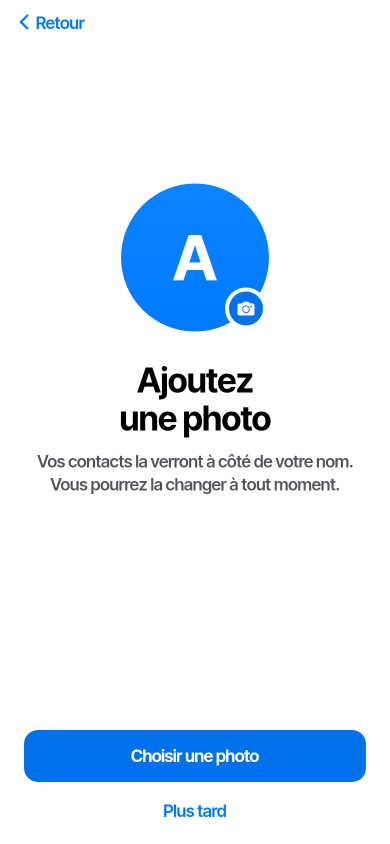
#> input picture rendu_accueil/iphone_clair_7_photo_1300.png, 780 x 1688 px (shown at 1/2 size)
$ python icone_peluche.py ../rendu_accueil/iphone_clair_7_photo_1300.png ../rendu_accueil/iphone_clair_7_photo_2500.png
#> lines starting #> are read from the running program, lines starting #| are printed output that depends on the picture; after the words box and inside, x2 and y2 are one past the last pixel; in counts of white or black regions, pixels touching at a corner belong together; long printed decimals are rounded
#!/usr/bin/env python3
"""Variante 13 de l'icône de Droplet : « Peluche » (boule de fourrure bleue).

L'image source est une boule posée sur un fond blanc. On la DÉCOUPE :
  - le centre de la boule est opaque d'office (le logo y est blanc, il ne
    faut surtout pas le prendre pour du fond) ;
  - sur la frange de poils, l'opacité se déduit de la couleur : un poil
    bleu à moitié sur le blanc donne un pixel à mi-chemin des deux.
Puis on décline les couches Android comme les autres variantes.
"""
import os
import sys

import numpy as np
from PIL import Image, ImageDraw, ImageFilter

SRC, SORTIE = sys.argv[1], sys.argv[2]
N = 13
DENSITES = {'mdpi': 1, 'hdpi': 1.5, 'xhdpi': 2, 'xxhdpi': 3, 'xxxhdpi': 4}

img = np.asarray(Image.open(SRC).convert('RGB')).astype(np.float32)
h, w, _ = img.shape
#> h = 1688; w = 780
R, G, B = img[..., 0], img[..., 1], img[..., 2]
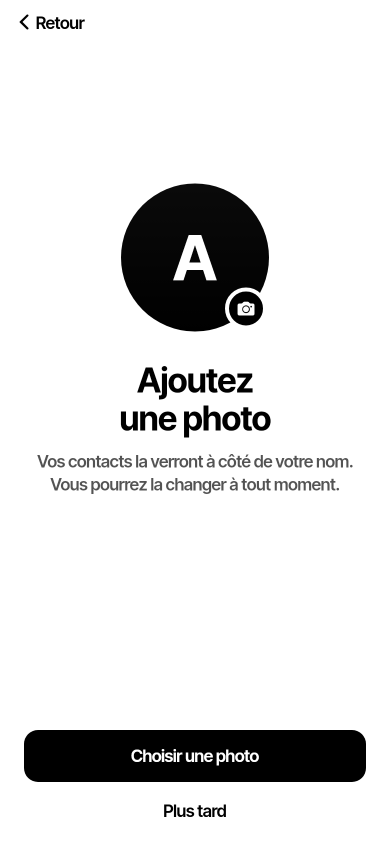
#> R: shape (1688, 780) float32 (shown at 1/2 size); min 0, max 255, mean 225.2
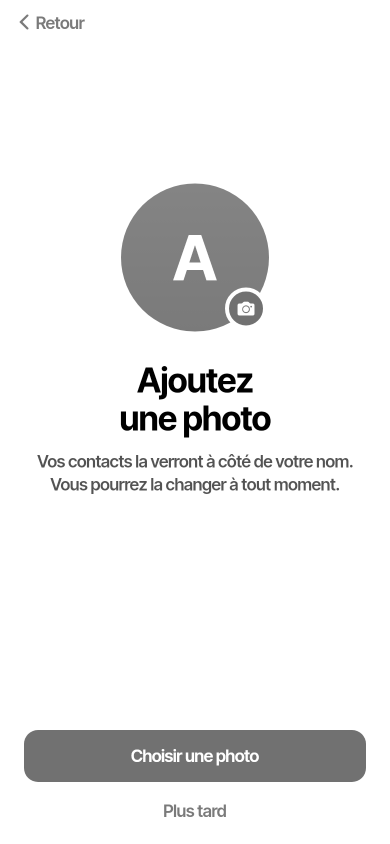
#> G: shape (1688, 780) float32 (shown at 1/2 size); min 0, max 255, mean 237.3
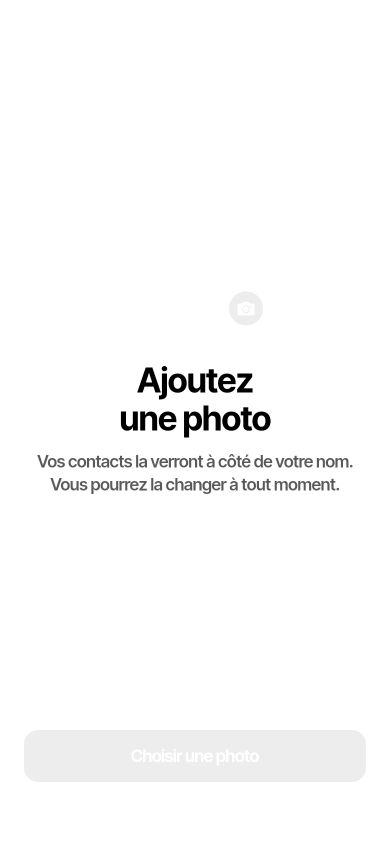
#> B: shape (1688, 780) float32 (shown at 1/2 size); min 0, max 255, mean 250.2

# 1. Où est la boule ? Les pixels nettement bleus.
bleu = (B - R) > 90
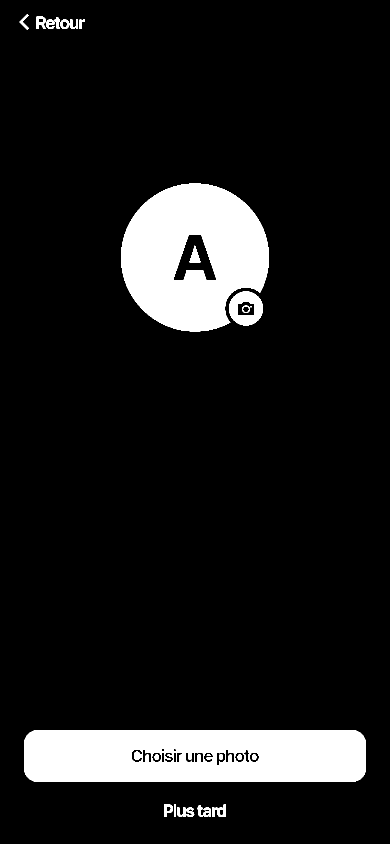
#> bleu: shape (1688, 780) bool (shown at 1/2 size); 10.3% white; 25 white regions (1 under 20 px), largest, box (x1, y1, x2, y2) and area: (48, 1460, 732, 1564) 67264, (242, 367, 538, 663) 61668, (458, 583, 526, 651) 2792
ys, xs = np.nonzero(bleu)
cx, cy = xs.mean(), ys.mean()
#> cx = 387; cy = 1020
dist = np.hypot(np.arange(w)[None, :] - cx, np.arange(h)[:, None] - cy)
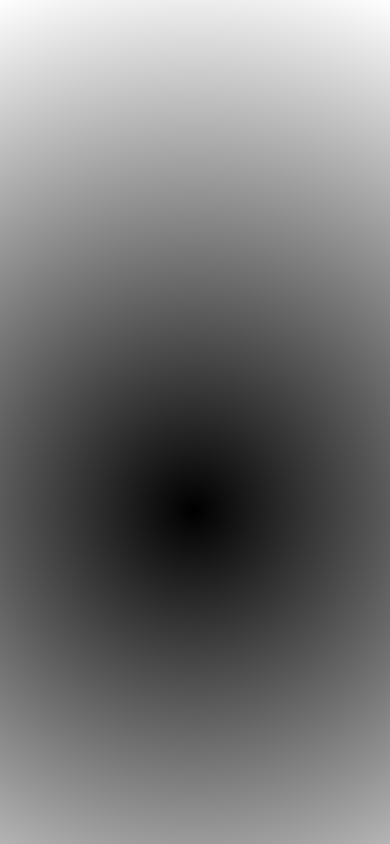
#> dist: shape (1688, 780) float64 (shown at 1/2 size); min 0.0417, max 1092.8, mean 509.4; drawn with min black and max white
rayon = np.percentile(dist[bleu], 99.5)
#> rayon = 1012.7

# Couleur moyenne de la fourrure (pour « décontaminer » la frange).
anneau = bleu & (dist > rayon * 0.80) & (dist < rayon * 0.92)
#> anneau: shape (1688, 780) bool; every value is 0
fourrure = img[anneau].mean(axis=0)
#> fourrure = [nan, nan, nan]

# 2. Opacité de la frange : distance au blanc, rapportée à celle de la
#    fourrure. Au cœur (85 % du rayon), opaque quoi qu'il arrive.
blanc = np.array([254, 254, 254], np.float32)
a = np.clip(np.linalg.norm(blanc - img, axis=2) / np.linalg.norm(blanc - fourrure), 0, 1)
#> a: shape (1688, 780) float32; every value is NaN or infinite
coeur = np.clip((rayon * 0.88 - dist) / (rayon * 0.03), 0, 1)
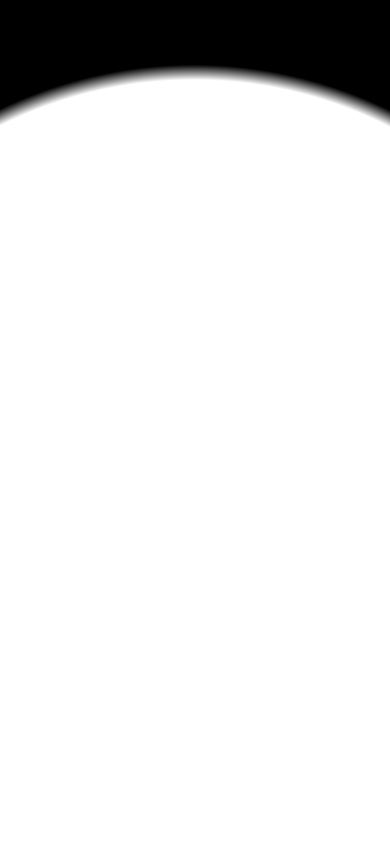
#> coeur: shape (1688, 780) float64 (shown at 1/2 size); min 0, max 1, mean 0.897
alpha = np.maximum(a, coeur)
#> alpha: shape (1688, 780) float64; every value is NaN or infinite
alpha[dist > rayon * 1.04] = 0
#> alpha: shape (1688, 780) float64; 99.62% of the values are NaN or infinite; the others: min 0, max 0, mean 0

# Couleur sans le blanc mélangé : C = a·F + (1-a)·blanc  →  F = (C - (1-a)·blanc) / a
frange = (coeur < 1) & (alpha > 0.02)
couleur = img.copy()
aa = np.maximum(alpha[..., None], 1e-3)
#> aa: shape (1688, 780, 1) float64; 99.62% of the values are NaN or infinite; the others: min 0.001, max 0.001, mean 0.001
couleur[frange] = np.clip((img - (1 - aa) * blanc) / aa, 0, 255)[frange]

rgba = np.dstack([couleur, alpha * 255]).astype(np.uint8)
boule = Image.fromarray(rgba, 'RGBA')

# Recadrage carré serré sur la boule.
c = int(rayon * 1.04)
#> c = 1053
boule = boule.crop((int(cx) - c, int(cy) - c, int(cx) + c, int(cy) + c)).resize((1024, 1024), Image.LANCZOS)
#> boule: PIL image 1024x1024 RGBA; every value is 0

# 3. Le logo (bulle + goutte) seul, pour l'icône monochrome d'Android 13+.
b = np.asarray(boule).astype(np.float32)
#> b: shape (1024, 1024, 4) float32; every value is 0
blancheur = np.clip((b[..., 0] - 120) / 90, 0, 1)        # le logo est blanc, la fourrure non
dd = np.hypot(np.arange(1024)[None, :] - 512, np.arange(1024)[:, None] - 512)
blancheur[dd > 1024 * 0.42] = 0                          # rien hors du logo
logo = Image.fromarray((blancheur * 255).astype(np.uint8), 'L').filter(ImageFilter.MedianFilter(5))
#> logo: PIL image 1024x1024 L; every value is 0

#> (the run stopped early here; a loop or call above may not have finished)
